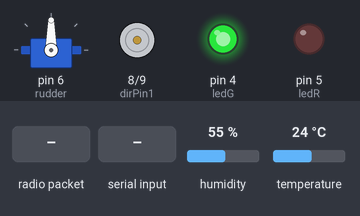
The sketch below on a simulated Arduino Uno, built with avr-gcc and run on an emulated ATmega328P. Shown: servo, motor-driver pin pairs drawn as motors (green arrow = first pin HIGH = forward, orange = second pin HIGH = backward, longer = more drive, scaled by the enable pin), output pins drawn as LEDs (lit = HIGH). Dashed ring = blinking. The inputs (shaded band) are chosen by the test bench; at power-on: humidity 55 %, temperature 24 °C. No radio packets arrive unless stated; what the sketch prints to the serial monitor is not drawn.

Above: at 3.2 s.
3.3 s: radio packet "1" arrives
At 4.0 s:
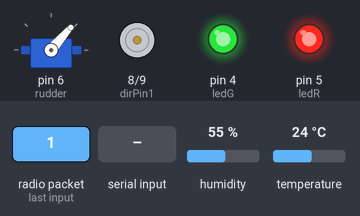
5.0 s: "1" received over Serial
At 5.3 s:
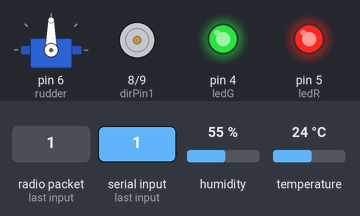
6.5 s: radio packet "0" arrives
At 7.7 s:
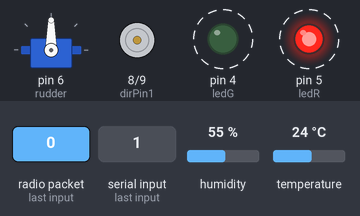
9.5 s: byte 0 (0) received over Serial
At 10.2 s:
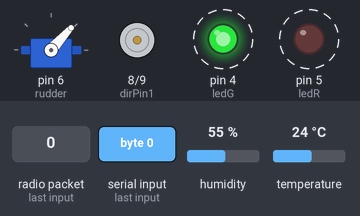
12.5 s: "0" received over Serial
At 13.2 s:
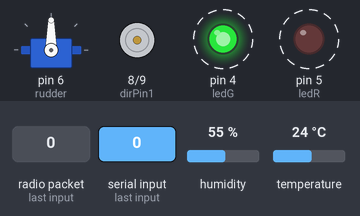
Timing chart, 0 to 16.5 s (numbered marks = the images above; inputs shaded):
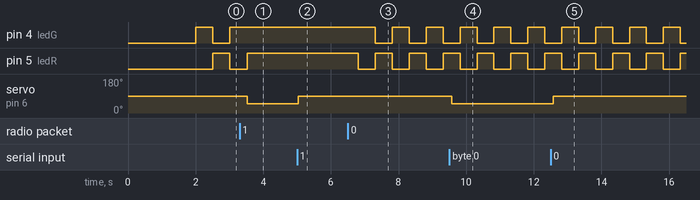

Measured:
- after the input at 3.3 s, pin 4 (ledG): stays HIGH (without the input it goes to LOW after 0.21 s); pin 5 (ledR): goes on until 3.5 s, then stays HIGH; servo on pin 6 (rudder): 90° → 49° after 0.23 s
- after the input at 5.0 s, servo on pin 6 (rudder): 49° → 90° at once
- after the input at 6.5 s, pin 4 (ledG): alternates HIGH for 0.50 s and LOW for 0.50 s, starting after 0.81 s; pin 5 (ledR): alternates HIGH for 0.50 s and LOW for 0.50 s, starting after 0.31 s
- after the input at 9.5 s, servo on pin 6 (rudder): 90° → 48° after 0.07 s
- after the input at 12.5 s, servo on pin 6 (rudder): 48° → 90° after 0.07 s

The sketch:

master_boat.ino
```cpp
#include "DHT.h"
#include <Servo.h>
#include <SPI.h>
#include <nRF24L01.h>
#include <RF24.h>

#define ledG 4
#define ledR 5

#define DHTPIN 2
#define DHTTYPE DHT11

DHT dht(DHTPIN, DHTTYPE);

//motor variables
short int pwmPin = 3;
short int dirPin1 = 8;
short int dirPin2 = 9;
short int mtr_speed = 0;

// radio initialization
RF24 radio(7, 10); // CE, CSN
const byte address[6] = "00001"; // Address to send the data
short int receive_data[6]={90,0,0,0,0,0}; // joyX,joyY,pot,s1,s2,btn
short int ackTemp=0;

//light state machine states
enum{
  blinking,
  stable
}signal_state;

//led related variables
bool led_st=1;
unsigned long int led_temp;

//servo initialization
Servo rudder;

short int state_transition=0;

int prev_send=0;

void setup() {
  dht.begin();
  //servo setup
  rudder.attach(6);
  rudder.write(90);

  //radio setup
  radio.begin();
  radio.setDataRate( RF24_250KBPS );
  radio.openReadingPipe(1, address);
  radio.enableAckPayload(); //in every instance of sending data receives a response
  radio.startListening();
  radio.writeAckPayload(1, &ackTemp, sizeof(ackTemp));

  Serial.begin(9600); // Default communication rate of the Bluetooth module

  //signalization setup
  pinMode(ledR, OUTPUT);
  pinMode(ledG, OUTPUT);
  signal_state=blinking;
  led_temp=millis();

  //motor setup
  pinMode(pwmPin, OUTPUT);
  pinMode(dirPin1, OUTPUT);
  pinMode(dirPin2, OUTPUT);
  digitalWrite(dirPin1, HIGH);
  digitalWrite(dirPin2, LOW);
  delay(2000);
}

int was_sent=0, to_be_sent=1;

void loop() {
  //send to second boat
  if(millis()-prev_send>700){
    String data = "<"+String(receive_data[0]) + "," + String(receive_data[1]) + "," + String(receive_data[2]) + "," + String(receive_data[3]) + "," + String(receive_data[4]) + "," + String(receive_data[5])+ "," + String(ackTemp)+"<";
    Serial.print(data);
    prev_send=millis();
    if(receive_data[5]==1){
      to_be_sent=0;
    }
  }

  if ( radio.available() ) {
      radio.read(receive_data, sizeof(receive_data) );
      ackTemp = dht.readTemperature();
      radio.writeAckPayload(1, &ackTemp, sizeof(ackTemp));
      if(receive_data[5]==1){
        to_be_sent=1;
      }
      if(receive_data[5]==0 && to_be_sent==1){
        receive_data[5]=1;
      }
  }

  mtr_speed = receive_data[1];

  if(mtr_speed<0){
    digitalWrite(dirPin2, LOW);
    digitalWrite(dirPin1, HIGH);
    mtr_speed*=-0.3;
  }
  else{
    digitalWrite(dirPin1, LOW);
    digitalWrite(dirPin2, HIGH);
  }

  if(Serial.available()>0){
    state_transition = Serial.read();
  }


  if(state_transition==0){
    rudder.write(receive_data[0]);
  }else{
    rudder.write(90);
  }


  //light control
  switch(signal_state){
    case blinking:
      if(millis()-led_temp > 300){
        digitalWrite(ledG,led_st);
        digitalWrite(ledR,!led_st);
        led_st=!led_st;
        led_temp=millis();
      }
      if(receive_data[5]){
        signal_state=stable;
        digitalWrite(ledG,1);
        digitalWrite(ledR,1);
      }
    break;
    case stable:
      if(receive_data[5]){signal_state=blinking; led_temp=millis();}
    break;
  }
  analogWrite(pwmPin, mtr_speed);

  delay(250);
}
```
